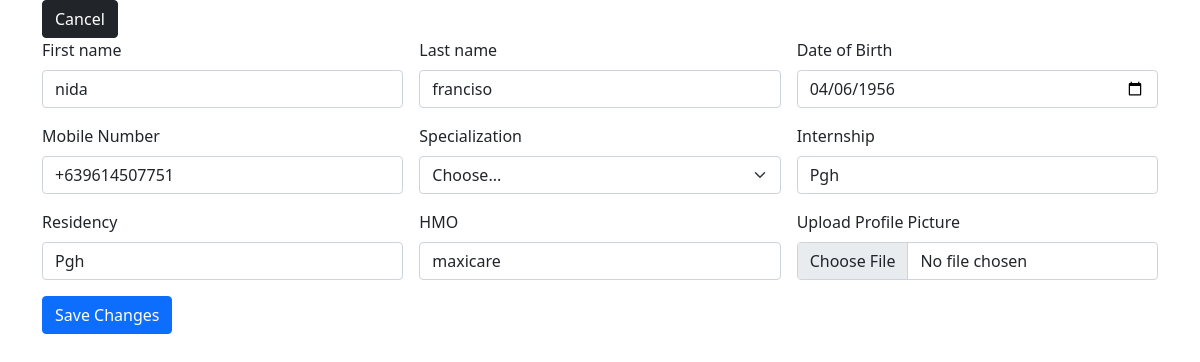
The page /users/edit-doctors-profile.php?account_id=738047 on the database its author committed.
### tables this page shows
CREATE TABLE `doctors_details` (
  `id` int(11) NOT NULL,
  `user_id` int(50) NOT NULL,
  `specialization` varchar(30) NOT NULL,
  `prc_id` blob NOT NULL,
  `prc_number` varchar(10) NOT NULL,
  `internship` varchar(20) NOT NULL,
  `residency` varchar(20) NOT NULL,
  `hmo` varchar(20) NOT NULL,
  `doc_picture` blob NOT NULL,
  `date_time_created` datetime NOT NULL,
  `date_time_updated` datetime DEFAULT NULL,
  `remarks` varchar(30) DEFAULT NULL
);

CREATE TABLE `users` (
  `id` int(11) NOT NULL,
  `doctor_or_secretary` varchar(20) NOT NULL,
  `email` varchar(50) NOT NULL,
  `account_id` int(30) NOT NULL,
  `first_name` varchar(30) NOT NULL,
  `last_name` varchar(30) NOT NULL,
  `age` int(11) NOT NULL,
  `gender` varchar(10) NOT NULL,
  `date_of_birth` date NOT NULL,
  `mobile_number` varchar(13) NOT NULL,
  `v_code` varchar(50) NOT NULL,
  `email_status` int(11) NOT NULL,
  `date_time_created` datetime NOT NULL DEFAULT current_timestamp(),
  `date_time_updated` datetime DEFAULT current_timestamp(),
  `remarks` varchar(20) DEFAULT NULL
);

### users/edit-doctors-profile.php (the view, shortened to what this page needs)
<?php
include('../connection.php');
?>
<!DOCTYPE html>
<html lang="en">
<head>
    <link href="https://cdn.jsdelivr.net/npm/bootstrap@5.0.2/dist/css/bootstrap.min.css" rel="stylesheet">
</head>
<body>
    <?php
    if(isset($_GET['account_id'])){
        $account_id = $_GET['account_id'];
        $query = "SELECT * FROM users
        LEFT JOIN doctors_details ON users.account_id = doctors_details.user_id WHERE doctor_or_secretary = 'doctor' AND account_id='$account_id'";
        $run = mysqli_query($conn,$query);
        if(mysqli_num_rows($run) > 0){
            foreach($run as $row){
                ?>
                    <div class="container">
                    <a href="view-doctors.php" class="btn btn-dark">Cancel</a>
                        <form class="row g-3 needs-validation" enctype="multipart/form-data" action="edit-doctors-profile.php" method="POST" novalidate>
                            <div class="col-md-4">
                                <label for="validationCustom01" class="form-label">First name</label>
                                <input type="text" class="form-control" name="first_name" id="validationCustom01" value="<?php echo $row ['first_name']?>" required>
                            </div>
                            <div class="col-md-4">
                                <label for="validationCustom01" class="form-label">Last name</label>
                                <input type="text" class="form-control" name="last_name" id="validationCustom01" value="<?php echo $row ['last_name']?>" required>
                            </div>
                            <div class="col-md-4">
                                <label for="validationCustom01" class="form-label">Date of Birth</label>
                                <input type="date" class="form-control" name="date_of_birth" id="validationCustom01" value="<?php echo $row ['date_of_birth']?>" required>
                            </div>
                            <div class="col-md-4">
                                <label for="validationCustom01" class="form-label">Mobile Number</label>
                                <input type="text" class="form-control" name="mobile_number" id="validationCustom01" pattern="[+][6]{1}[3]{1}[0-9]{10}" value="<?php echo $row ['mobile_number']?>" required>
                            </div>
                            <div class="col-md-4">
                                <label for="validationDefault04" class="form-label">Specialization</label>
                                <select class="form-select" name="specialization" id="validationDefault04" required>
                                <option selected disabled value="">Choose...</option>
                                </select>
                            </div>
                            <div class="col-md-4">
                                <label for="validationCustom01" class="form-label">Internship</label>
                                <input type="text" class="form-control" name="internship" id="validationCustom01" value="<?php echo $row ['internship']?>" required>
                            </div>
                            <div class="col-md-4">
                                <label for="validationCustom01" class="form-label">Residency</label>
                                <input type="text" class="form-control" name="residency" id="validationCustom01" value="<?php echo $row ['residency']?>" required>
                            </div>
                            <div class="col-md-4">
                                <label for="validationCustom01" class="form-label">HMO</label>
                                <input type="text" class="form-control" name="hmo" id="validationCustom01" value="<?php echo $row ['hmo']?>" required>
                            </div>
                            <div class="col-md-4">
                                <label for="validationCustom01" class="form-label">Upload Profile Picture</label>
                                <input type="file" name="doc_picture" class="form-control" aria-label="file example" required>
                            </div>
                            <div class="col-12">
                                <input class="btn btn-primary" name="update" type="submit" value="Save Changes"></input>
                            </div>
                        </form>
                    </div>
                <?php
            }
        }
    }
    ?>
</body>
</html>

### rows shown on the page
doctors_details: first_name "nida", last_name "franciso", date_of_birth "04/06/1956", mobile_number "+639614507751", internship "Pgh", residency "Pgh", hmo "maxicare"
